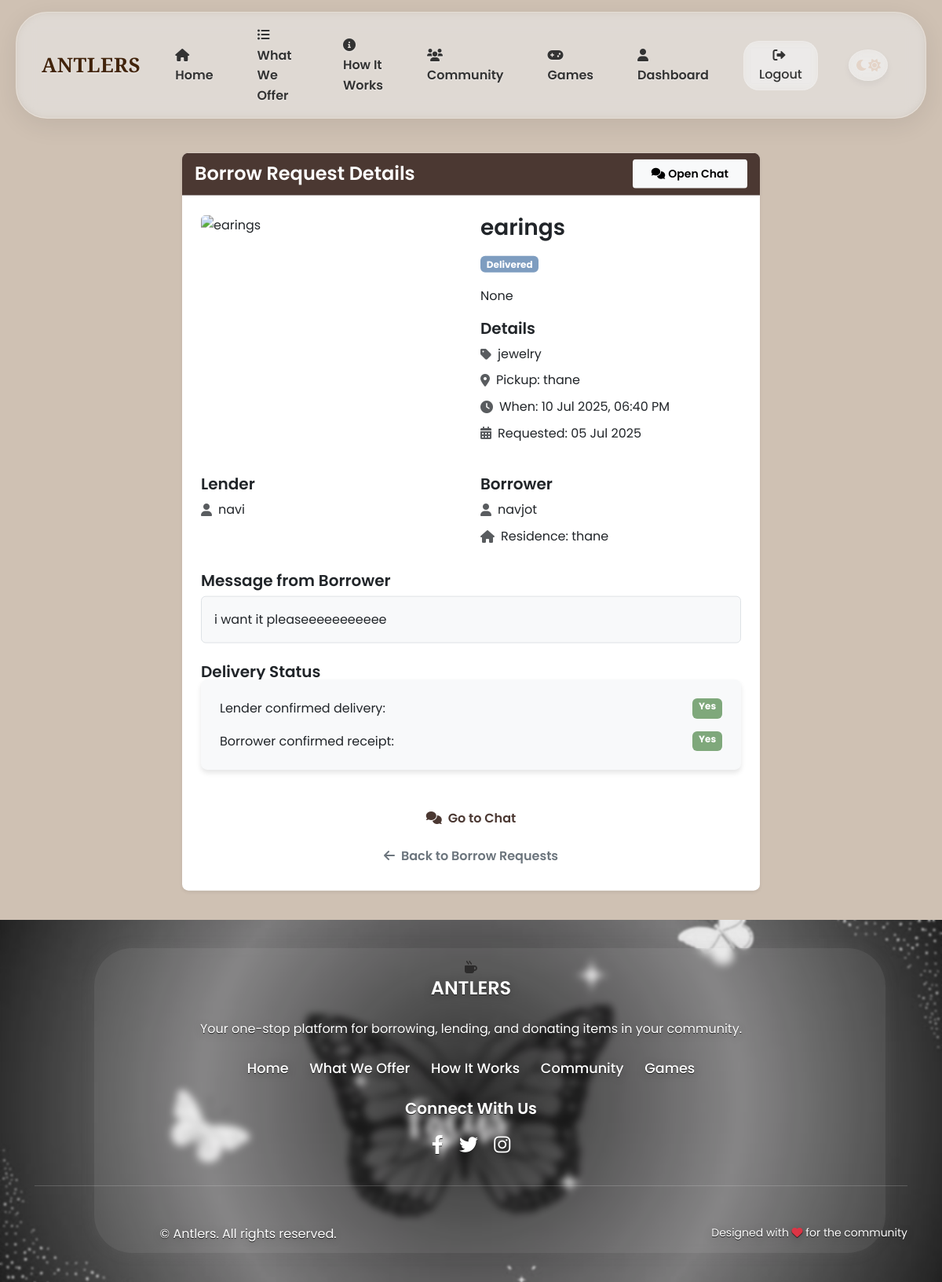
/borrow_details/1 (signed in), run on the app's committed database.
### app.py (models this page shows)
class Accessory(db.Model):
    id = db.Column(db.Integer, primary_key=True)
    name = db.Column(db.String(150))
    description = db.Column(db.String(500))
    category = db.Column(db.String(50))
    location = db.Column(db.String(150))
    image = db.Column(db.String(150))
    is_available = db.Column(db.Boolean, default=True)
    type = db.Column(db.String(50))  # 'lend' or 'donate'
    user_id = db.Column(db.Integer, db.ForeignKey('user.id'), nullable=False)
    created_at = db.Column(db.DateTime, default=func.now())

class BorrowedAccessory(db.Model):
    id = db.Column(db.Integer, primary_key=True)
    accessory_id = db.Column(db.Integer, db.ForeignKey('accessory.id'))
    borrower_id = db.Column(db.Integer, db.ForeignKey('user.id'))
    lender_id = db.Column(db.Integer, db.ForeignKey('user.id'))
    status = db.Column(db.String(50))  # 'pending', 'approved', 'rejected', 'delivered', 'returned'
    pickup_location = db.Column(db.String(150))
    pickup_datetime = db.Column(db.DateTime)
    created_at = db.Column(db.DateTime, default=func.now())
    residence = db.Column(db.String(200), nullable=False)  # Borrower's residence
    message = db.Column(db.Text, nullable=False)  # Message to lender
    delivery_preference = db.Column(db.String(50), default='self')  # 'self' or 'antlers'
    lender_confirmed_delivery = db.Column(db.Boolean, default=False)
    borrower_confirmed_delivery = db.Column(db.Boolean, default=False)
    accessory = db.relationship('Accessory', backref='borrow_requests')
    borrower = db.relationship('User', foreign_keys=[borrower_id], backref='items_borrowed_as_borrower', overlaps="items_borrowed,borrower_user")
    lender = db.relationship('User', foreign_keys=[lender_id], backref='items_lent_as_lender', overlaps="items_lent,lender_user")

class User(db.Model, UserMixin):
    id = db.Column(db.Integer, primary_key=True)
    username = db.Column(db.String(150), unique=True)
    password = db.Column(db.String(150))
    email = db.Column(db.String(150), unique=True)
    contact_number = db.Column(db.String(20))
    role = db.Column(db.String(50), default='user')
    created_at = db.Column(db.DateTime, default=func.now())
    overall_verified = db.Column(db.Boolean, default=False)
    approved_items = db.relationship('Accessory',
                                   foreign_keys='Accessory.user_id',
                                   backref=db.backref('owner', lazy=True))
    items_borrowed = db.relationship('BorrowedAccessory',
                                   foreign_keys='BorrowedAccessory.borrower_id',
                                   backref=db.backref('borrower_user', lazy=True),
                                   overlaps="items_borrowed_as_borrower,borrower")
    items_lent = db.relationship('BorrowedAccessory',
                                foreign_keys='BorrowedAccessory.lender_id',
                                backref=db.backref('lender_user', lazy=True),
                                overlaps="items_lent_as_lender,lender")

### app.py (the view)
@app.route('/borrow_details/<int:borrow_id>')
@login_required
def borrow_details(borrow_id):
    borrow_request = BorrowedAccessory.query.get_or_404(borrow_id)
    if borrow_request.borrower_id != current_user.id and borrow_request.lender_id != current_user.id:
        flash('You are not authorized to view this request.', 'danger')
        return redirect(url_for('user_dashboard'))
    chat_messages = ChatMessage.query.filter_by(borrow_id=borrow_id).order_by(ChatMessage.timestamp).all()
    return render_template('borrow_details.html', borrow_request=borrow_request, chat_messages=chat_messages)

### app.py (called while the page is built)
@login_manager.user_loader
def load_user(user_id):
    return User.query.get(int(user_id))

### templates/borrow_details.html (shortened to what this page needs)
{% extends "base.html" %}
{% block content %}
<div class="container">
    <div class="row justify-content-center mt-5">
        <div class="col-lg-8">
            <div class="card shadow-sm border-0 rounded-lg">
                <div class="card-header bg-primary text-white d-flex justify-content-between align-items-center">
                    <h4 class="mb-0">Borrow Request Details</h4>
                    {% if borrow_request.id %}
                    <a href="{{ url_for('chat', borrow_id=borrow_request.id) }}" class="btn btn-light btn-sm">
                        <i class="fas fa-comments me-1"></i>Open Chat
                    </a>
                    {% endif %}
                </div>
                <div class="card-body p-4">
                    <div class="row mb-4">
                        <div class="col-md-6">
                            {% if borrow_request.accessory.image %}
                            <img src="{{ url_for('static', filename=borrow_request.accessory.image.replace('\\', '/')) }}"
                                 class="img-fluid rounded"
                                 alt="{{ borrow_request.accessory.name }}">
                            {% else %}
                            <div class="bg-light rounded p-5 text-center">
                                <i class="fas fa-image fa-3x text-muted"></i>
                                <p class="mt-2 mb-0 text-muted">No image available</p>
                            </div>
                            {% endif %}
                        </div>
                        <div class="col-md-6">
                            <h3 class="mb-3">{{ borrow_request.accessory.name }}</h3>
                            <div class="mb-3">
                                <span class="badge bg-{{ borrow_request.status == 'pending' and 'warning' or (borrow_request.status == 'approved' and 'success' or (borrow_request.status == 'delivered' and 'info' or (borrow_request.status == 'new_request' and 'primary' or 'secondary'))) }}">
                                    {{ borrow_request.status == 'new_request' and 'New Request' or borrow_request.status.capitalize() }}
                                </span>
                            </div>
                            <p>{{ borrow_request.accessory.description }}</p>
                            <div class="mb-3">
                                <h5>Details</h5>
                                <div class="d-flex align-items-center mb-2">
                                    <i class="fas fa-tag text-muted me-2"></i>
                                    <span>{{ borrow_request.accessory.category }}</span>
                                </div>
                                <div class="d-flex align-items-center mb-2">
                                    <i class="fas fa-map-marker-alt text-muted me-2"></i>
                                    <span>Pickup: {{ borrow_request.pickup_location or 'To be determined' }}</span>
                                </div>
                                <div class="d-flex align-items-center mb-2">
                                    <i class="fas fa-clock text-muted me-2"></i>
                                    <span>When: {{ borrow_request.pickup_datetime.strftime('%d %b %Y, %I:%M %p') if borrow_request.pickup_datetime else 'To be determined' }}</span>
                                </div>
                                <div class="d-flex align-items-center mb-2">
                                    <i class="fas fa-calendar-alt text-muted me-2"></i>
                                    <span>Requested: {{ borrow_request.created_at.strftime('%d %b %Y') if borrow_request.created_at else 'Now' }}</span>
                                </div>
                            </div>
                        </div>
                    </div>
                    <div class="row mt-3">
                        <div class="col-md-6">
                            <h5>Lender</h5>
                            <div class="d-flex align-items-center mb-2">
                                <i class="fas fa-user text-muted me-2"></i>
                                <span>{{ borrow_request.lender_user.username if borrow_request.lender_user else 'Unknown' }}</span>
                            </div>
                        </div>
                        <div class="col-md-6">
                            <h5>Borrower</h5>
                            <div class="d-flex align-items-center mb-2">
                                <i class="fas fa-user text-muted me-2"></i>
                                <span>{{ borrow_request.borrower_user.username if borrow_request.borrower_user else 'Unknown' }}</span>
                            </div>
                            {% if borrow_request.residence %}
                            <div class="d-flex align-items-center mb-2">
                                <i class="fas fa-home text-muted me-2"></i>
                                <span>Residence: {{ borrow_request.residence }}</span>
                            </div>
                            {% endif %}
                        </div>
                    </div>
                    {% if borrow_request.status != 'new_request' and borrow_request.message %}
                    <div class="mt-4">
                        <h5>Message from Borrower</h5>
                        <div class="border rounded p-3 bg-light">
                            {{ borrow_request.message }}
                        </div>
                    </div>
                    {% endif %}
                    {% if borrow_request.status == 'approved' or borrow_request.status == 'delivered' %}
                    <div class="mt-4">
                        <h5>Delivery Status</h5>
                        <div class="card border-0 bg-light">
                            <div class="card-body">
                                <div class="d-flex justify-content-between mb-3">
                                    <span>Lender confirmed delivery:</span>
                                    <span class="badge bg-{{ borrow_request.lender_confirmed_delivery and 'success' or 'warning' }}">
                                        {{ borrow_request.lender_confirmed_delivery and 'Yes' or 'No' }}
                                    </span>
                                </div>
                                <div class="d-flex justify-content-between">
                                    <span>Borrower confirmed receipt:</span>
                                    <span class="badge bg-{{ borrow_request.borrower_confirmed_delivery and 'success' or 'warning' }}">
                                        {{ borrow_request.borrower_confirmed_delivery and 'Yes' or 'No' }}
                                    </span>
                                </div>
                            </div>
                        </div>
                    </div>
                    {% endif %}
                    <div class="d-grid gap-2 mt-4">
                        {% if borrow_request.id %}
                        <a href="{{ url_for('chat', borrow_id=borrow_request.id) }}" class="btn btn-outline-primary">
                            <i class="fas fa-comments me-2"></i>Go to Chat
                        </a>
                        {% endif %}
                        {% if current_user.id == borrow_request.borrower_id %}
                            <a href="{{ url_for('user_dashboard') }}" class="btn btn-outline-secondary">
                                <i class="fas fa-arrow-left me-2"></i>Back to Dashboard
                            </a>
                        {% elif borrow_request.status == 'new_request' %}
                            <a href="{{ url_for('borrow') }}" class="btn btn-outline-secondary">
                                <i class="fas fa-arrow-left me-2"></i>Back to Browse Items
                            </a>
                        {% else %}
                            <a href="{{ url_for('borrow_requests') }}" class="btn btn-outline-secondary">
                                <i class="fas fa-arrow-left me-2"></i>Back to Borrow Requests
                            </a>
                        {% endif %}
                    </div>
                </div>
            </div>
        </div>
    </div>
</div>
{% set active_return_request = borrow_request.accessory.return_requests | selectattr('borrower_id', 'equalto', current_user.id) | selectattr('status', 'in', ['pending', 'approved']) | list | length > 0 %}
{% endblock %}

### static/css/theme.css (style rules this page uses)
:root { --light-background: #CFC1B3; --light-surface: #E8E1D9; --light-primary: #A18167; --light-secondary: #7C6E63; --light-accent: #D7956B; --light-text: #2D2A28; --light-text-secondary: #5F574F; --light-border: #D1C5B7; --light-card: rgba(255, 255, 255, 0.7); --light-success: #7FA87B; --light-info: #7E9DC0; --light-warning: #D9AD6A; --light-danger: #C27F75; --dark-background: #121212; --dark-surface: #1E1E1E; --dark-primary: #E0E0E0; --dark-secondary: #BBBBBB; --dark-accent: #4D8AE0; --dark-text: #FFFFFF; --dark-text-secondary: #BBBBBB; --dark-border: #444444; --dark-card: #1A1A1A; --dark-card-secondary: #252525; --dark-success: #66BB6A; --dark-info: #4D8AE0; --dark-warning: #FFA726; --dark-danger: #E57373; --dark-muted: #9E9E9E; --dark-light: #E0E0E0; --dark-subtle: #2A2A2A; --dark-hover: #2E2E2E; --primary-color: var(--light-primary); --primary-color-light: var(--light-accent); --primary-color-dark: #7D614E; --secondary-color: var(--light-secondary); --accent-color: var(--light-accent); --accent-color-light: #E5B695; --text-color: var(--light-text); --text-color-light: var(--light-text-secondary); --text-light: #FFFFFF; --background-light: var(--light-background); --background-neutral: var(--light-surface); --success-color: var(--light-success); --info-color: var(--light-info); --warning-color: var(--light-warning); --danger-color: var(--light-danger); --rgb-primary: 161, 129, 103; --rgb-accent: 215, 149, 107; --rgb-background: 207, 193, 179; --rgb-text: 45, 42, 40; --rgb-dark-primary: 224, 224, 224; --rgb-dark-accent: 77, 138, 224; --rgb-dark-background: 18, 18, 18; }
body { color: var(--text-color); background-color: var(--background-light); font-family: 'Poppins', sans-serif; transition: background-color 0.3s ease, color 0.3s ease; }
.btn-outline-primary { border-color: var(--primary-color); color: var(--primary-color); transition: all 0.3s ease; }
.bg-primary, .badge-primary { background-color: var(--primary-color) !important; }
.bg-success, .badge-success { background-color: var(--success-color) !important; }
.bg-info, .badge-info { background-color: var(--info-color) !important; }
a { color: var(--primary-color); transition: color 0.3s ease; }
.card { border-radius: 12px; border: none; background-color: var(--light-card); transition: all 0.3s ease; }

### static/css/style.css (style rules this page uses)
:root { --primary-color: #4B3832; --primary-color-light: #6e5349; --primary-color-dark: #3C2F2F; --secondary-color: #854442; --accent-color: #BE9B7B; --accent-color-light: #E4D4C8; --text-color: #333; --light-color: #f5f5f5; --dark-color: #263238; --shadow: 0 4px 6px rgba(0, 0, 0, 0.1); --transition: all 0.3s ease; }
* { margin: 0; padding: 0; box-sizing: border-box; }
html { scroll-behavior: smooth; height: 100%; overflow-x: hidden; perspective: 1px; }
body { font-family: 'Poppins', sans-serif; line-height: 1.6; color: var(--text-color); overflow-x: hidden; background-color: var(--background-light); transform-style: preserve-3d; height: 100%; perspective: 1px; transform-style: preserve-3d; }
a { text-decoration: none; color: var(--primary-color); transition: var(--transition); }
.btn { display: inline-block; padding: 0.8rem 1.8rem; border-radius: 50px; text-align: center; font-weight: 600; transition: var(--transition); cursor: pointer; border: none; transform: translateZ(0); }
.card { background-color: white; border-radius: 8px; box-shadow: var(--shadow); transition: var(--transition); margin-bottom: 2rem; overflow: hidden; will-change: transform; transform: translateZ(0); transition: transform 0.3s ease, box-shadow 0.3s ease; }
.card-body { padding: 1.5rem; }
h1, h2, h3, h4, h5, h6 { font-weight: 600; }
.btn { border-radius: 0.25rem; padding: 0.5rem 1.5rem; transition: all 0.3s ease; }
.card { border-radius: 0.5rem; overflow: hidden; border: none; transition: all 0.3s ease; }

### templates/base.html (style rules this page uses)
body { transition: background-color 0.3s ease, color 0.3s ease; }
.card, .benefit-card, .service-card, .navbar, .footer, .btn, .theme-toggle, .coffee-divider, .step-number, .icon-box { transition: all 0.3s ease; }

### data on the page
Accessory: accessory.name "earings", accessory.description "None", accessory.category "jewelry"
BorrowedAccessory: status "Delivered", pickup_location "thane", pickup_datetime "10 Jul 2025, 06:40 PM", created_at "05 Jul 2025", residence "thane", message "i want it pleaseeeeeeeeeee", lender_confirmed_delivery "Yes", borrower_confirmed_delivery "Yes"
User: lender_user "navi"
User: borrower_user "navjot"
